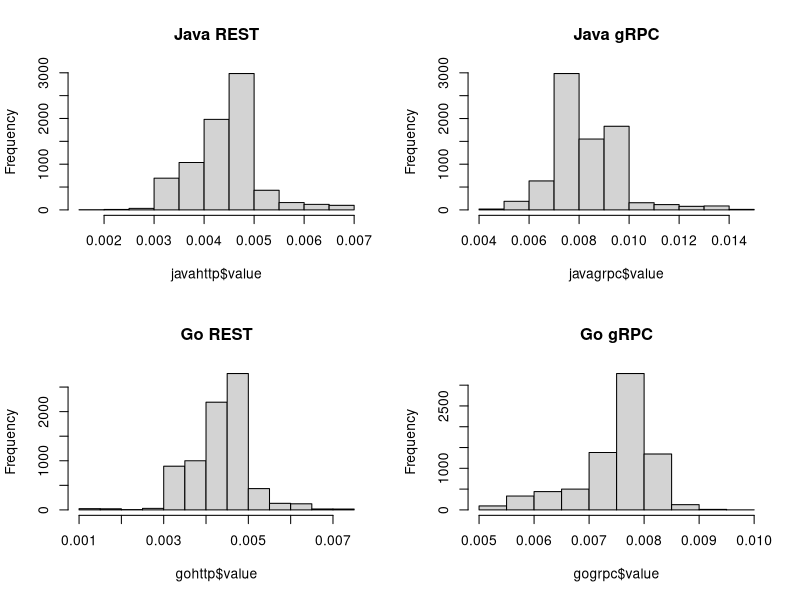
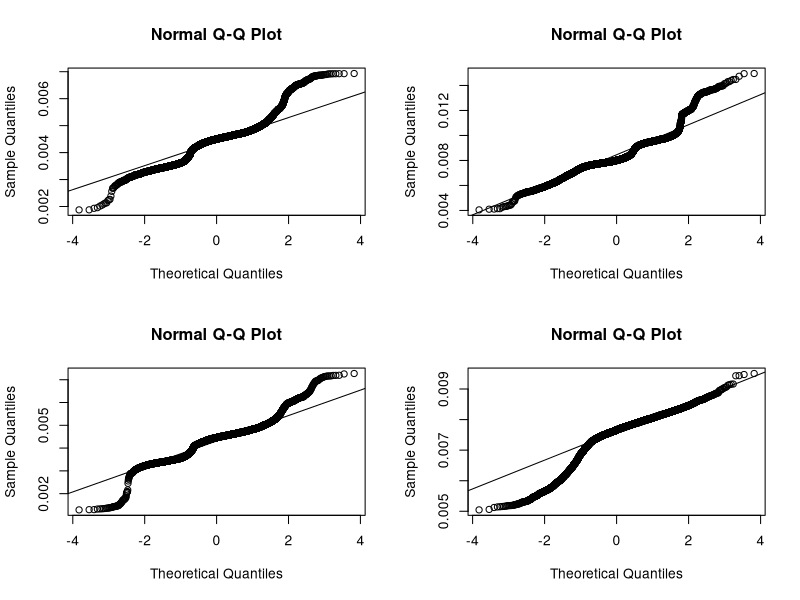

R code for these plots, in order: (Note: this script raises an error after producing the figures.)
library(tidyverse)
library(readr)
database <- read_csv("dados/experimento6.csv")

expSmall <- filter(database, request_size=="small")
expBig <- filter(database, request_size=="big")
exp1 <- expBig

javahttp <- filter(exp1, app_name=="javahttp")
javagrpc <- filter(exp1, app_name=="javagrpc")
gohttp <- filter(exp1, app_name=="gohttp")
gogrpc <- filter(exp1, app_name=="gogrpc")

# removing outliers with IQR

remover_outliers <- function(dados, campo) {
  # Calculando o primeiro e terceiro quartis
  Q1 <- quantile(dados[[campo]], 0.25)
  Q3 <- quantile(dados[[campo]], 0.75)
  IQR <- Q3 - Q1
  
  # Definindo os limites para considerar outliers
  limite_inferior <- Q1 - 3.5 * IQR
  limite_superior <- Q3 + 3.5 * IQR
  
  # Filtrando os dados para remover outliers
  dados_filtrados <- dados[dados[[campo]] >= limite_inferior & dados[[campo]] <= limite_superior, ]
  
  return(dados_filtrados)
}

javahttp <- remover_outliers(javahttp, "value")
javagrpc <- remover_outliers(javagrpc, "value")
gohttp <- remover_outliers(gohttp, "value")
gogrpc <- remover_outliers(gogrpc, "value")

# data transformation for time measures
javahttp$value <- log(javahttp$value + 1)
javagrpc$value <- log(javagrpc$value + 1)
gohttp$value <- log(gohttp$value + 1)
gogrpc$value <- log(gogrpc$value + 1)

# test data normality with histogram and shapiro test

par(mfrow=c(2,2))
hist(javahttp$value, breaks="Sturges", main="Java REST")
hist(javagrpc$value, breaks="Sturges", main="Java gRPC")
hist(gohttp$value, breaks="Sturges", main="Go REST")
hist(gogrpc$value, breaks="Sturges", main="Go gRPC")


qqnorm(javahttp$value)
qqline(javahttp$value)
qqnorm(javagrpc$value)
qqline(javagrpc$value)
qqnorm(gohttp$value)
qqline(gohttp$value)
qqnorm(gogrpc$value)
qqline(gogrpc$value)


shapiro.test(javahttp$value)
shapiro.test(javagrpc$value)
shapiro.test(gohttp$value)
shapiro.test(gogrpc$value)

ggplot(javahttp, aes(x=as.factor(id), y=value)) +
  geom_bar(stat="identity") +
  theme_minimal() +
  labs(title="Gráfico de Colunas das Requisições",
       x="Identificador Único",
       y="Valor da Requisição")
